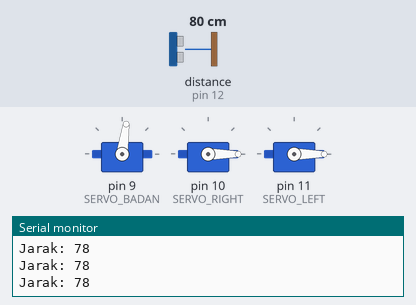
A sketch run on a simulated Arduino Uno, built with avr-gcc and run on an emulated ATmega328P. Shown: 3 × servo, the last lines printed to the serial monitor. Wiring (inferred from the names in the program): ultrasonic range finder: trigger pin 13; echo pin 12. The test bench sets the inputs (shaded band); at power-on: distance to the obstacle (sensor on pin 12) 80 cm. The echo pulse lasts 58.3 µs per cm.

Above: at 1.2 s.
1.3 s: distance to the obstacle (sensor on pin 12) set to 7 cm
4.3 s: distance to the obstacle (sensor on pin 12) set to 4 cm
At 5.5 s:
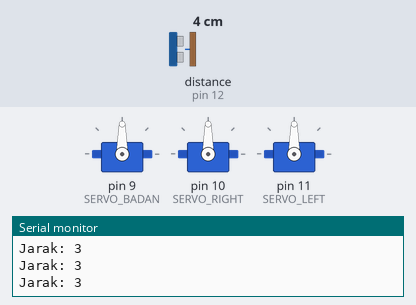
5.8 s: distance to the obstacle (sensor on pin 12) set to 250 cm
At 6.6 s:
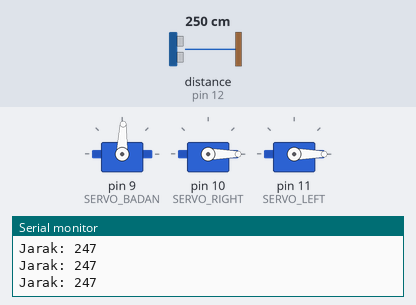
8.8 s: distance to the obstacle (sensor on pin 12) set to 2 cm
At 10.0 s:
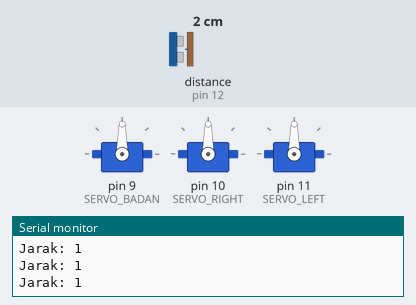
10.3 s: distance to the obstacle (sensor on pin 12) set to 9 cm
At 10.45 s:
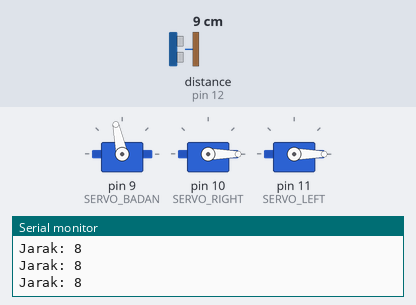
Timing chart, 0 to 14.3 s (numbered marks = the images above; inputs shaded):
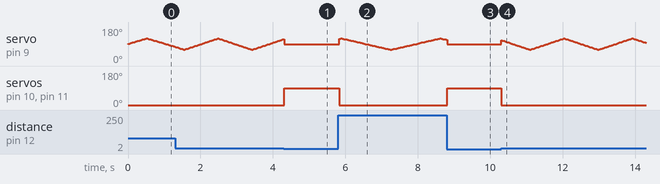

Measured:
- the behaviour switches between 6 and 5 cm on distance to the obstacle (sensor on pin 12) (found by bisection; images 0 and 1)
- after the input at 4.3 s, servo on pin 10 (SERVO_RIGHT), servo on pin 11 (SERVO_LEFT): 0° → 90° at once
- after the input at 8.8 s, servo on pin 10 (SERVO_RIGHT), servo on pin 11 (SERVO_LEFT): 0° → 90° at once

The sketch:

marrionetteitWorks.ino
```cpp
#include <Servo.h>

// ===== PIN ===== // we define the things we need and also the pins we use
#define TRIG_PIN 13
#define ECHO_PIN 12

#define SERVO_BADAN 9
#define SERVO_RIGHT 10
#define SERVO_LEFT 11

// ===== OBJEK SERVO ===== // we basically tells how many and what servos we using and name it
Servo servoBadan;
Servo servoRight;
Servo servoLeft;

// ===== VARIABEL ===== // this is ulstrasonic variables
long duration;
int distance;

int sudutBadan = 90; // variable for sudut badan awal
bool arah = true; // telling to move arah right

// how we want the things to work at first
void setup() {
  pinMode(TRIG_PIN, OUTPUT);
  pinMode(ECHO_PIN, INPUT);

// telling that these are servos we use(attach) and the names we use to define them
  servoBadan.attach(SERVO_BADAN);
  servoRight.attach(SERVO_RIGHT);
  servoLeft.attach(SERVO_LEFT);

  servoBadan.write(90);
  servoRight.write(0);
  servoLeft.write(0);

  Serial.begin(9600); // how fast we want things to work
}

void loop() {
  distance = bacaUltrasonik(); // remember what ( = ) means

  Serial.print("Jarak: ");
  Serial.println(distance); // we want the baca ultrasonic to be printed in the output

  if (distance > 0 && distance < 5) { // if distace is in between 0-5, do that
    // MODE NGEJUTIN
    servoBadan.write(90);
    servoRight.write(90);
    servoLeft.write(90);
  }
  else {
    // MODE IDLE //
    servoRight.write(0);
    servoLeft.write(0);
    gerakBadan();
  }

  delay(30);
}

// ===== FUNGSI ULTRASONIK =====
int bacaUltrasonik() {    // basically hpw to count distance
  digitalWrite(TRIG_PIN, LOW);
  delayMicroseconds(2);
  digitalWrite(TRIG_PIN, HIGH);
  delayMicroseconds(10);
  digitalWrite(TRIG_PIN, LOW);

  duration = pulseIn(ECHO_PIN, HIGH, 30000);
  if (duration == 0) return 999;

  return duration * 0.034 / 2;
}

// ===== GERAK BADAN KIRI-KANAN =====
void gerakBadan() {
  if (arah) {
    sudutBadan += 2;
    if (sudutBadan >= 120) arah = false;
    // making it go right with anglesnya 2' at a time, till its on angle 120 AND then it will turn left
  }
  else {
    sudutBadan -= 2;
    if (sudutBadan <= 60) arah = true;
    // it iwl go 2 angle at a time until its on angle 60 THEN it will turn right
  }

  servoBadan.write(sudutBadan); // yeah.. that.
}
```
